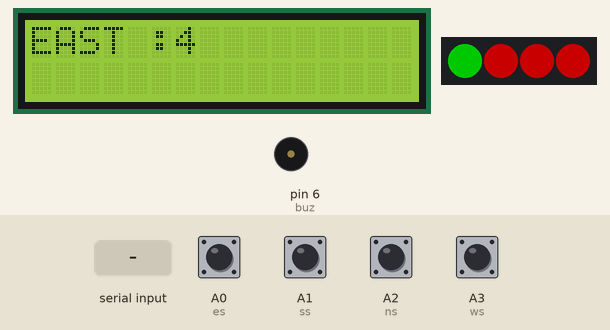
Simulated run of this sketch. Board: Arduino Uno, built with avr-gcc and run on an emulated ATmega328P. Parts: 16×2 character LCD, 4 RGB LEDs in strip order, left to right, buzzer (waves = sounding, pin HIGH). The test bench sets the inputs (shaded band); at power-on: A0 (es), A1 (ss), A2 (ns), A3 (ws) HIGH. Dim RGB values are drawn brighter than linear.

Above: at 1.2 s.
1.3 s: "1" received over Serial
At 7.6 s:
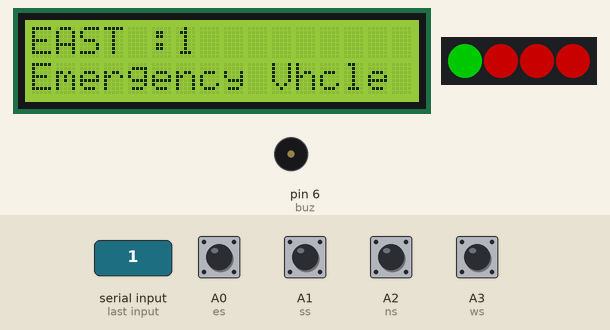
At 9.8 s:
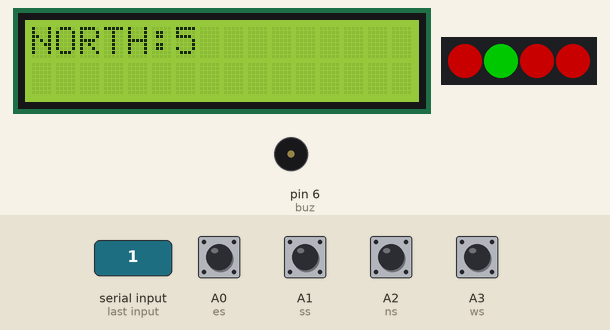
Timing chart, 0 to 15.6 s (numbered marks = the images above; inputs shaded):
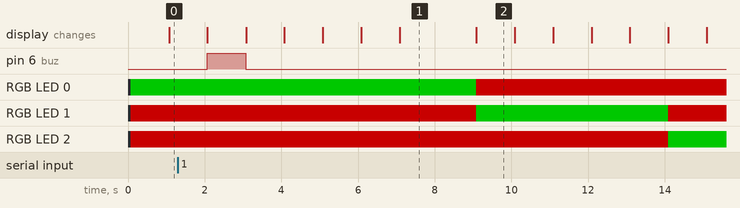

The sketch:

traffic11.ino
```cpp
#include <LiquidCrystal.h>
#include<SoftwareSerial.h>
#include <Adafruit_NeoPixel.h>
SoftwareSerial mySerial(2,3);
#ifdef __AVR__
 #include <avr/power.h> // Required for 16 MHz Adafruit Trinket
#endif
#define LED_PIN    7
#define LED_COUNT 4
Adafruit_NeoPixel strip(LED_COUNT, LED_PIN, NEO_GRB + NEO_KHZ800);

int buz =6;
int es=A0;
int ws=A3;
int ns=A2;
int ss=A1;
int rf1=5;
int x=0;
const int rs = 8, en = 9, d4 = 10, d5 = 11, d6 = 12, d7 = 13;
LiquidCrystal lcd(rs, en, d4, d5, d6, d7);
int et,wt,nt,st;
int cnt=0,ecnt=0,wcnt=0,ncnt=0,scnt=0,sts=0,i=0;
void setup()
{
  Serial.begin(9600);   // Initiate a serial communication
 mySerial.begin(9600);
  pinMode(rf1,INPUT);
  pinMode(es,INPUT);
  pinMode(ws,INPUT);
  pinMode(ns,INPUT);
  pinMode(ss,INPUT);
  pinMode(buz,OUTPUT);
  lcd.begin(16,2);
  lcd.print("  WELCOME");
   strip.begin();           // INITIALIZE NeoPixel strip object (REQUIRED)
strip.setBrightness(100);

   strip.setPixelColor(0, strip.Color(255,   0,   0));
   strip.setPixelColor(1, strip.Color(255,   0,   0));
   strip.setPixelColor(2, strip.Color(255,   0,   0));
   strip.setPixelColor(3, strip.Color(255,   0,   0));
  strip.show();            // Turn OFF all pixels ASAP


}
void loop()
{

lcd.clear();
cnt=5+ecnt;
 et=ecnt;
 ecnt=0;
lcd.print("EAST :"+ String(cnt));

 for(i=cnt;i>0;i--)
 {
  lcd.setCursor(6,0);
  lcd.print("   ");
  lcd.setCursor(6,0);
  lcd.print(i);
   strip.setPixelColor(0, strip.Color(0,     255,   0));
   strip.setPixelColor(1, strip.Color(255,   0,   0));
   strip.setPixelColor(2, strip.Color(255,   0,   0));
   strip.setPixelColor(3, strip.Color(255,   0,   0));
   strip.show();
   scan_rfid();

    for(int k=0;k<10;k++)
   {
   delay(100);
   scan();
   }
 }
 cnt=5+ncnt;
  nt=ncnt;
 ncnt=0;
lcd.clear();
lcd.print("NORTH:"+ String(cnt));

 for(i=cnt;i>0;i--)
 {
    lcd.setCursor(6,0);
  lcd.print("   ");
  lcd.setCursor(6,0);
  lcd.print(i);
   strip.setPixelColor(0, strip.Color(255,   0,   0));
   strip.setPixelColor(1, strip.Color(0,   255,   0));
   strip.setPixelColor(2, strip.Color(255,   0,   0));
   strip.setPixelColor(3, strip.Color(255,   0,   0));
   strip.show();
   scan_rfid();
   scan();
   for(int k=0;k<10;k++)
   {
   delay(100);
   scan();
   }

 }
 cnt=5+wcnt;
  wt=wcnt;
 wcnt=0;
lcd.clear();
lcd.print("WEST :"+ String(cnt));

 for(i=cnt;i>0;i--)
 {
    lcd.setCursor(6,0);
  lcd.print("   ");
  lcd.setCursor(6,0);
  lcd.print(i);
   strip.setPixelColor(0, strip.Color(255,   0,   0));
   strip.setPixelColor(1, strip.Color(255,   0,   0));
   strip.setPixelColor(2, strip.Color(0,   255,   0));
   strip.setPixelColor(3, strip.Color(255,   0,   0));
   strip.show();
   scan_rfid();
   for(int k=0;k<10;k++)
   {
   delay(100);
   scan();
   }
 }
 cnt=5+scnt;
 st=scnt;
 scnt=0;
lcd.clear();
lcd.print("SOUTH:"+ String(cnt));

 for(i=cnt;i>0;i--)
 {
    lcd.setCursor(6,0);
  lcd.print("   ");
  lcd.setCursor(6,0);
  lcd.print(i);
   strip.setPixelColor(0, strip.Color(255,   0,   0));
   strip.setPixelColor(1, strip.Color(255,   0,   0));
   strip.setPixelColor(2, strip.Color(255,   0,   0));
   strip.setPixelColor(3, strip.Color(0,   255,   0));
   strip.show();
   scan_rfid();
      for(int k=0;k<10;k++)
   {
   delay(100);
   scan();
   }
 }

  mySerial.print("220270,CQPWY5PRWRNE17NH,0,0,SRC 24G,src@internet,"+String(et) + ","+String(wt)+","+String(nt)+","+String(st)+",0,\n");


}

 void scan_rfid()
 {
  if(Serial.available())
  {
    x=Serial.read();
  }

  if (x=='1' || x=='2' || x=='3' || x=='4') //change here the UID of the card/cards that you want to give access
  {
    if(x=='1')
    {
    digitalWrite(buz,1);
    sts=1;
    delay(1000);
    digitalWrite(buz,0);
    cnt=5+ecnt;
    lcd.clear();
    lcd.print("EAST :"+ String(cnt));

   strip.setPixelColor(0, strip.Color(0,     255,   0));
   strip.setPixelColor(1, strip.Color(255,   0,   0));
   strip.setPixelColor(2, strip.Color(255,   0,   0));
   strip.setPixelColor(3, strip.Color(255,   0,   0));
   strip.show();
    }

    if(x=='2')
    {
    digitalWrite(buz,1);
    sts=1;
    delay(1000);
    digitalWrite(buz,0);
    cnt=5+wcnt;
    lcd.clear();
    lcd.print("WEST :"+ String(cnt));
       strip.setPixelColor(0, strip.Color(255,     0,   0));
   strip.setPixelColor(1, strip.Color(255,   0,   0));
   strip.setPixelColor(2, strip.Color(0,   255,   0));
   strip.setPixelColor(3, strip.Color(255,   0,   0));
   strip.show();
    }

    if(x=='3')
    {
    digitalWrite(buz,1);
    sts=1;
    delay(1000);
    digitalWrite(buz,0);
    cnt=5+scnt;
    lcd.clear();
    lcd.print("SOUTH:"+ String(cnt));
       strip.setPixelColor(0, strip.Color(255,     0,   0));
   strip.setPixelColor(1, strip.Color(255,   0,   0));
   strip.setPixelColor(2, strip.Color(255,   0,   0));
   strip.setPixelColor(3, strip.Color(0,   255,   0));
   strip.show();
    }

    if(x=='4')
    {
    digitalWrite(buz,1);
    sts=1;
    delay(1000);
    digitalWrite(buz,0);
    cnt=5+ncnt;
    lcd.clear();
    lcd.print("NORTH:"+ String(cnt));
       strip.setPixelColor(0, strip.Color(255,     0,   0));
   strip.setPixelColor(1, strip.Color(0,   255,   0));
   strip.setPixelColor(2, strip.Color(255,   0,   0));
   strip.setPixelColor(3, strip.Color(255,   0,   0));
   strip.show();
    }

    x=2;

    lcd.setCursor(0,1);
    lcd.print("Emergency Vhcle");
 for(i=cnt;i>0;i--)
 {
    lcd.setCursor(6,0);
  lcd.print("   ");
  lcd.setCursor(6,0);
  lcd.print(i);

   delay(1000);
 }

  }


 }

 void scan()
 {
  if(digitalRead(es)==0)
  {
    ecnt=ecnt+1;
  }

    if(digitalRead(ws)==0)
  {
    wcnt=wcnt+1;
  }

    if(digitalRead(ns)==0)
  {
    ncnt=ncnt+1;
  }

    if(digitalRead(ss)==0)
  {
    scnt=scnt+1;
  }
 }
```

Measured:
- after the input at 1.3 s, pin 6 (buz): LOW → HIGH after 0.77 s, → LOW 1.0 s later; the display: first differs from a run without the input after 1.8 s (image 1 shows a later state)
- what the display in image 1 shows lasts 2.0 s, from 7.1 s to 9.1 s
- what the display in image 2 shows lasts 1.0 s, from 9.1 s to 10.1 s
